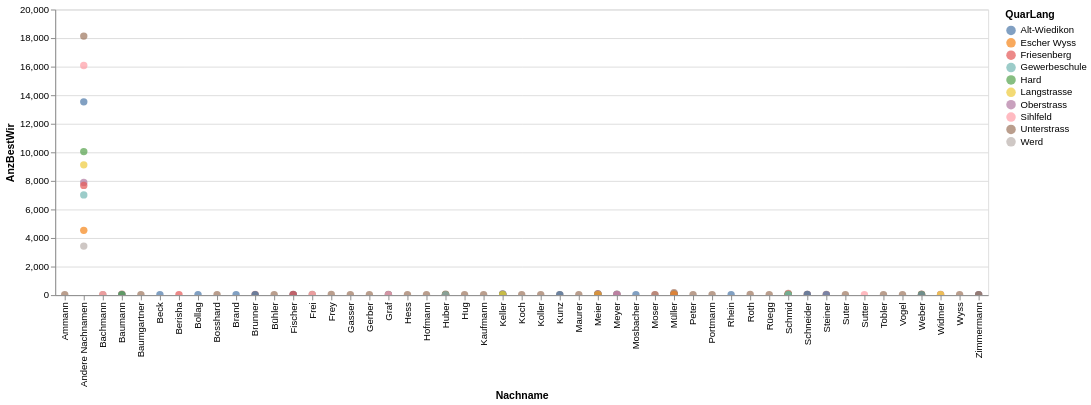

Notebook code for this chart:
### Code cell
alt.Chart(myGraphic).mark_circle(size=60).encode(
    x='Nachname',
    y='AnzBestWir',
    color='QuarLang',
    tooltip=['QuarLang','Nachname','AnzBestWir']
).interactive() # this makes the axes interactive: now you can zoom & pan

### Figure 1 — Vega-Lite specification as saved in the notebook (floating-point values rounded to 4 significant figures)
{"config": {"view": {"continuousWidth": 300, "continuousHeight": 300}}, "data": {"name": "data-4112f199067963a5c565e2c52c549623"}, "mark": {"type": "circle", "size": 60}, "encoding": {"color": {"field": "QuarLang", "type": "nominal"}, "tooltip": [{"field": "QuarLang", "type": "nominal"}, {"field": "Nachname", "type": "nominal"}, {"field": "AnzBestWir", "type": "quantitative"}], "x": {"field": "Nachname", "type": "nominal"}, "y": {"field": "AnzBestWir", "type": "quantitative"}}, "params": [{"name": "param_3", "select": {"type": "interval", "encodings": ["x", "y"]}, "bind": "scales"}], "$schema": "https://vega.github.io/schema/vega-lite/v5.8.0.json", "datasets": {"data-4112f199067963a5c565e2c52c549623": [{"StichtagDatJahr": 2022, "Nachname": "Andere Nachnamen", "KreisSort": 6, "KreisLang": "Kreis 6", "QuarSort": 61, "QuarLang": "Unterstrass", "AnzBestWir": 18139, "FirstLetter": "A", "SecondLetter": "n", "FirstTwoLetters": "An"}, {"StichtagDatJahr": 2022, "Nachname": "Andere Nachnamen", "KreisSort": 3, "KreisLang": "Kreis 3", "QuarSort": 34, "QuarLang": "Sihlfeld", "AnzBestWir": 16078, "FirstLetter": "A", "SecondLetter": "n", "FirstTwoLetters": "An"}, {"StichtagDatJahr": 2022, "Nachname": "Andere Nachnamen", "KreisSort": 3, "KreisLang": "Kreis 3", "QuarSort": 31, "QuarLang": "Alt-Wiedikon", "AnzBestWir": 13534, "FirstLetter": "A", "SecondLetter": "n", "FirstTwoLetters": "An"}, {"StichtagDatJahr": 2022, "Nachname": "Andere Nachnamen", "KreisSort": 4, "KreisLang": "Kreis 4", "QuarSort": 44, "QuarLang": "Hard", "AnzBestWir": 10050, "FirstLetter": "A", "SecondLetter": "n", "FirstTwoLetters": "An"}, {"StichtagDatJahr": 2022, "Nachname": "Andere Nachnamen", "KreisSort": 4, "KreisLang": "Kreis 4", "QuarSort": 42, "QuarLang": "Langstrasse", "AnzBestWir": 9125, "FirstLetter": "A", "SecondLetter": "n", "FirstTwoLetters": "An"}, {"StichtagDatJahr": 2022, "Nachname": "Andere Nachnamen", "KreisSort": 6, "KreisLang": "Kreis 6", "QuarSort": 63, "QuarLang": "Oberstrass", "AnzBestWir": 7894, "FirstLetter": "A", "SecondLetter": "n", "FirstTwoLetters": "An"}, {"StichtagDatJahr": 2022, "Nachname": "Andere Nachnamen", "KreisSort": 3, "KreisLang": "Kreis 3", "QuarSort": 33, "QuarLang": "Friesenberg", "AnzBestWir": 7684, "FirstLetter": "A", "SecondLetter": "n", "FirstTwoLetters": "An"}, {"StichtagDatJahr": 2022, "Nachname": "Andere Nachnamen", "KreisSort": 5, "KreisLang": "Kreis 5", "QuarSort": 51, "QuarLang": "Gewerbeschule", "AnzBestWir": 7019, "FirstLetter": "A", "SecondLetter": "n", "FirstTwoLetters": "An"}, {"StichtagDatJahr": 2022, "Nachname": "Andere Nachnamen", "KreisSort": 5, "KreisLang": "Kreis 5", "QuarSort": 52, "QuarLang": "Escher Wyss", "AnzBestWir": 4535, "FirstLetter": "A", "SecondLetter": "n", "FirstTwoLetters": "An"}, {"StichtagDatJahr": 2022, "Nachname": "Andere Nachnamen", "KreisSort": 4, "KreisLang": "Kreis 4", "QuarSort": 41, "QuarLang": "Werd", "AnzBestWir": 3432, "FirstLetter": "A", "SecondLetter": "n", "FirstTwoLetters": "An"}, {"StichtagDatJahr": 2022, "Nachname": "Müller", "KreisSort": 6, "KreisLang": "Kreis 6", "QuarSort": 61, "QuarLang": "Unterstrass", "AnzBestWir": 165, "FirstLetter": "M", "SecondLetter": "ü", "FirstTwoLetters": "Mü"}, {"StichtagDatJahr": 2022, "Nachname": "Müller", "KreisSort": 3, "KreisLang": "Kreis 3", "QuarSort": 34, "QuarLang": "Sihlfeld", "AnzBestWir": 123, "FirstLetter": "M", "SecondLetter": "ü", "FirstTwoLetters": "Mü"}, {"StichtagDatJahr": 2022, "Nachname": "Schmid", "KreisSort": 6, "KreisLang": "Kreis 6", "QuarSort": 61, "QuarLang": "Unterstrass", "AnzBestWir": 114, "FirstLetter": "S", "SecondLetter": "c", "FirstTwoLetters": "Sc"}, {"StichtagDatJahr": 2022, "Nachname": "Meier", "KreisSort": 6, "KreisLang": "Kreis 6", "QuarSort": 61, "QuarLang": "Unterstrass", "AnzBestWir": 103, "FirstLetter": "M", "SecondLetter": "e", "FirstTwoLetters": "Me"}, {"StichtagDatJahr": 2022, "Nachname": "Schmid", "KreisSort": 3, "KreisLang": "Kreis 3", "QuarSort": 34, "QuarLang": "Sihlfeld", "AnzBestWir": 86, "FirstLetter": "S", "SecondLetter": "c", "FirstTwoLetters": "Sc"}, {"StichtagDatJahr": 2022, "Nachname": "Keller", "KreisSort": 6, "KreisLang": "Kreis 6", "QuarSort": 61, "QuarLang": "Unterstrass", "AnzBestWir": 86, "FirstLetter": "K", "SecondLetter": "e", "FirstTwoLetters": "Ke"}, {"StichtagDatJahr": 2022, "Nachname": "Müller", "KreisSort": 3, "KreisLang": "Kreis 3", "QuarSort": 31, "QuarLang": "Alt-Wiedikon", "AnzBestWir": 85, "FirstLetter": "M", "SecondLetter": "ü", "FirstTwoLetters": "Mü"}, {"StichtagDatJahr": 2022, "Nachname": "Müller", "KreisSort": 4, "KreisLang": "Kreis 4", "QuarSort": 42, "QuarLang": "Langstrasse", "AnzBestWir": 80, "FirstLetter": "M", "SecondLetter": "ü", "FirstTwoLetters": "Mü"}, {"StichtagDatJahr": 2022, "Nachname": "Meier", "KreisSort": 3, "KreisLang": "Kreis 3", "QuarSort": 34, "QuarLang": "Sihlfeld", "AnzBestWir": 76, "FirstLetter": "M", "SecondLetter": "e", "FirstTwoLetters": "Me"}, {"StichtagDatJahr": 2022, "Nachname": "Meier", "KreisSort": 3, "KreisLang": "Kreis 3", "QuarSort": 31, "QuarLang": "Alt-Wiedikon", "AnzBestWir": 74, "FirstLetter": "M", "SecondLetter": "e", "FirstTwoLetters": "Me"}, {"StichtagDatJahr": 2022, "Nachname": "Müller", "KreisSort": 5, "KreisLang": "Kreis 5", "QuarSort": 51, "QuarLang": "Gewerbeschule", "AnzBestWir": 72, "FirstLetter": "M", "SecondLetter": "ü", "FirstTwoLetters": "Mü"}, {"StichtagDatJahr": 2022, "Nachname": "Huber", "KreisSort": 6, "KreisLang": "Kreis 6", "QuarSort": 61, "QuarLang": "Unterstrass", "AnzBestWir": 67, "FirstLetter": "H", "SecondLetter": "u", "FirstTwoLetters": "Hu"}, {"StichtagDatJahr": 2022, "Nachname": "Müller", "KreisSort": 3, "KreisLang": "Kreis 3", "QuarSort": 33, "QuarLang": "Friesenberg", "AnzBestWir": 65, "FirstLetter": "M", "SecondLetter": "ü", "FirstTwoLetters": "Mü"}, {"StichtagDatJahr": 2022, "Nachname": "Müller", "KreisSort": 4, "KreisLang": "Kreis 4", "QuarSort": 44, "QuarLang": "Hard", "AnzBestWir": 65, "FirstLetter": "M", "SecondLetter": "ü", "FirstTwoLetters": "Mü"}, {"StichtagDatJahr": 2022, "Nachname": "Müller", "KreisSort": 6, "KreisLang": "Kreis 6", "QuarSort": 63, "QuarLang": "Oberstrass", "AnzBestWir": 63, "FirstLetter": "M", "SecondLetter": "ü", "FirstTwoLetters": "Mü"}, {"StichtagDatJahr": 2022, "Nachname": "Meyer", "KreisSort": 6, "KreisLang": "Kreis 6", "QuarSort": 61, "QuarLang": "Unterstrass", "AnzBestWir": 62, "FirstLetter": "M", "SecondLetter": "e", "FirstTwoLetters": "Me"}, {"StichtagDatJahr": 2022, "Nachname": "Weber", "KreisSort": 3, "KreisLang": "Kreis 3", "QuarSort": 34, "QuarLang": "Sihlfeld", "AnzBestWir": 62, "FirstLetter": "W", "SecondLetter": "e", "FirstTwoLetters": "We"}, {"StichtagDatJahr": 2022, "Nachname": "Keller", "KreisSort": 3, "KreisLang": "Kreis 3", "QuarSort": 31, "QuarLang": "Alt-Wiedikon", "AnzBestWir": 59, "FirstLetter": "K", "SecondLetter": "e", "FirstTwoLetters": "Ke"}, {"StichtagDatJahr": 2022, "Nachname": "Baumann", "KreisSort": 6, "KreisLang": "Kreis 6", "QuarSort": 61, "QuarLang": "Unterstrass", "AnzBestWir": 58, "FirstLetter": "B", "SecondLetter": "a", "FirstTwoLetters": "Ba"}, {"StichtagDatJahr": 2022, "Nachname": "Weber", "KreisSort": 6, "KreisLang": "Kreis 6", "QuarSort": 61, "QuarLang": "Unterstrass", "AnzBestWir": 56, "FirstLetter": "W", "SecondLetter": "e", "FirstTwoLetters": "We"}, {"StichtagDatJahr": 2022, "Nachname": "Schmid", "KreisSort": 3, "KreisLang": "Kreis 3", "QuarSort": 33, "QuarLang": "Friesenberg", "AnzBestWir": 55, "FirstLetter": "S", "SecondLetter": "c", "FirstTwoLetters": "Sc"}, {"StichtagDatJahr": 2022, "Nachname": "Schmid", "KreisSort": 3, "KreisLang": "Kreis 3", "QuarSort": 31, "QuarLang": "Alt-Wiedikon", "AnzBestWir": 55, "FirstLetter": "S", "SecondLetter": "c", "FirstTwoLetters": "Sc"}, {"StichtagDatJahr": 2022, "Nachname": "Keller", "KreisSort": 3, "KreisLang": "Kreis 3", "QuarSort": 34, "QuarLang": "Sihlfeld", "AnzBestWir": 53, "FirstLetter": "K", "SecondLetter": "e", "FirstTwoLetters": "Ke"}, {"StichtagDatJahr": 2022, "Nachname": "Müller", "KreisSort": 5, "KreisLang": "Kreis 5", "QuarSort": 52, "QuarLang": "Escher Wyss", "AnzBestWir": 50, "FirstLetter": "M", "SecondLetter": "ü", "FirstTwoLetters": "Mü"}, {"StichtagDatJahr": 2022, "Nachname": "Schneider", "KreisSort": 3, "KreisLang": "Kreis 3", "QuarSort": 34, "QuarLang": "Sihlfeld", "AnzBestWir": 48, "FirstLetter": "S", "SecondLetter": "c", "FirstTwoLetters": "Sc"}, {"StichtagDatJahr": 2022, "Nachname": "Fischer", "KreisSort": 3, "KreisLang": "Kreis 3", "QuarSort": 34, "QuarLang": "Sihlfeld", "AnzBestWir": 48, "FirstLetter": "F", "SecondLetter": "i", "FirstTwoLetters": "Fi"}, {"StichtagDatJahr": 2022, "Nachname": "Fischer", "KreisSort": 6, "KreisLang": "Kreis 6", "QuarSort": 61, "QuarLang": "Unterstrass", "AnzBestWir": 47, "FirstLetter": "F", "SecondLetter": "i", "FirstTwoLetters": "Fi"}, {"StichtagDatJahr": 2022, "Nachname": "Meier", "KreisSort": 4, "KreisLang": "Kreis 4", "QuarSort": 44, "QuarLang": "Hard", "AnzBestWir": 47, "FirstLetter": "M", "SecondLetter": "e", "FirstTwoLetters": "Me"}, {"StichtagDatJahr": 2022, "Nachname": "Roth", "KreisSort": 6, "KreisLang": "Kreis 6", "QuarSort": 61, "QuarLang": "Unterstrass", "AnzBestWir": 47, "FirstLetter": "R", "SecondLetter": "o", "FirstTwoLetters": "Ro"}, {"StichtagDatJahr": 2022, "Nachname": "Schmid", "KreisSort": 6, "KreisLang": "Kreis 6", "QuarSort": 63, "QuarLang": "Oberstrass", "AnzBestWir": 46, "FirstLetter": "S", "SecondLetter": "c", "FirstTwoLetters": "Sc"}, {"StichtagDatJahr": 2022, "Nachname": "Graf", "KreisSort": 6, "KreisLang": "Kreis 6", "QuarSort": 61, "QuarLang": "Unterstrass", "AnzBestWir": 45, "FirstLetter": "G", "SecondLetter": "r", "FirstTwoLetters": "Gr"}, {"StichtagDatJahr": 2022, "Nachname": "Frei", "KreisSort": 6, "KreisLang": "Kreis 6", "QuarSort": 61, "QuarLang": "Unterstrass", "AnzBestWir": 45, "FirstLetter": "F", "SecondLetter": "r", "FirstTwoLetters": "Fr"}, {"StichtagDatJahr": 2022, "Nachname": "Schneider", "KreisSort": 6, "KreisLang": "Kreis 6", "QuarSort": 61, "QuarLang": "Unterstrass", "AnzBestWir": 45, "FirstLetter": "S", "SecondLetter": "c", "FirstTwoLetters": "Sc"}, {"StichtagDatJahr": 2022, "Nachname": "Frey", "KreisSort": 6, "KreisLang": "Kreis 6", "QuarSort": 61, "QuarLang": "Unterstrass", "AnzBestWir": 43, "FirstLetter": "F", "SecondLetter": "r", "FirstTwoLetters": "Fr"}, {"StichtagDatJahr": 2022, "Nachname": "Widmer", "KreisSort": 6, "KreisLang": "Kreis 6", "QuarSort": 61, "QuarLang": "Unterstrass", "AnzBestWir": 43, "FirstLetter": "W", "SecondLetter": "i", "FirstTwoLetters": "Wi"}, {"StichtagDatJahr": 2022, "Nachname": "Schmid", "KreisSort": 5, "KreisLang": "Kreis 5", "QuarSort": 52, "QuarLang": "Escher Wyss", "AnzBestWir": 42, "FirstLetter": "S", "SecondLetter": "c", "FirstTwoLetters": "Sc"}, {"StichtagDatJahr": 2022, "Nachname": "Weber", "KreisSort": 6, "KreisLang": "Kreis 6", "QuarSort": 63, "QuarLang": "Oberstrass", "AnzBestWir": 42, "FirstLetter": "W", "SecondLetter": "e", "FirstTwoLetters": "We"}, {"StichtagDatJahr": 2022, "Nachname": "Baumann", "KreisSort": 3, "KreisLang": "Kreis 3", "QuarSort": 34, "QuarLang": "Sihlfeld", "AnzBestWir": 42, "FirstLetter": "B", "SecondLetter": "a", "FirstTwoLetters": "Ba"}, {"StichtagDatJahr": 2022, "Nachname": "Weber", "KreisSort": 4, "KreisLang": "Kreis 4", "QuarSort": 44, "QuarLang": "Hard", "AnzBestWir": 42, "FirstLetter": "W", "SecondLetter": "e", "FirstTwoLetters": "We"}, {"StichtagDatJahr": 2022, "Nachname": "Meyer", "KreisSort": 3, "KreisLang": "Kreis 3", "QuarSort": 31, "QuarLang": "Alt-Wiedikon", "AnzBestWir": 42, "FirstLetter": "M", "SecondLetter": "e", "FirstTwoLetters": "Me"}, {"StichtagDatJahr": 2022, "Nachname": "Schneider", "KreisSort": 3, "KreisLang": "Kreis 3", "QuarSort": 31, "QuarLang": "Alt-Wiedikon", "AnzBestWir": 41, "FirstLetter": "S", "SecondLetter": "c", "FirstTwoLetters": "Sc"}, {"StichtagDatJahr": 2022, "Nachname": "Meier", "KreisSort": 3, "KreisLang": "Kreis 3", "QuarSort": 33, "QuarLang": "Friesenberg", "AnzBestWir": 41, "FirstLetter": "M", "SecondLetter": "e", "FirstTwoLetters": "Me"}, {"StichtagDatJahr": 2022, "Nachname": "Steiner", "KreisSort": 6, "KreisLang": "Kreis 6", "QuarSort": 61, "QuarLang": "Unterstrass", "AnzBestWir": 41, "FirstLetter": "S", "SecondLetter": "t", "FirstTwoLetters": "St"}, {"StichtagDatJahr": 2022, "Nachname": "Brunner", "KreisSort": 3, "KreisLang": "Kreis 3", "QuarSort": 34, "QuarLang": "Sihlfeld", "AnzBestWir": 40, "FirstLetter": "B", "SecondLetter": "r", "FirstTwoLetters": "Br"}, {"StichtagDatJahr": 2022, "Nachname": "Meier", "KreisSort": 6, "KreisLang": "Kreis 6", "QuarSort": 63, "QuarLang": "Oberstrass", "AnzBestWir": 40, "FirstLetter": "M", "SecondLetter": "e", "FirstTwoLetters": "Me"}, {"StichtagDatJahr": 2022, "Nachname": "Baumgartner", "KreisSort": 6, "KreisLang": "Kreis 6", "QuarSort": 61, "QuarLang": "Unterstrass", "AnzBestWir": 39, "FirstLetter": "B", "SecondLetter": "a", "FirstTwoLetters": "Ba"}, {"StichtagDatJahr": 2022, "Nachname": "Weber", "KreisSort": 4, "KreisLang": "Kreis 4", "QuarSort": 42, "QuarLang": "Langstrasse", "AnzBestWir": 39, "FirstLetter": "W", "SecondLetter": "e", "FirstTwoLetters": "We"}, {"StichtagDatJahr": 2022, "Nachname": "Fischer", "KreisSort": 3, "KreisLang": "Kreis 3", "QuarSort": 31, "QuarLang": "Alt-Wiedikon", "AnzBestWir": 39, "FirstLetter": "F", "SecondLetter": "i", "FirstTwoLetters": "Fi"}, {"StichtagDatJahr": 2022, "Nachname": "Meyer", "KreisSort": 3, "KreisLang": "Kreis 3", "QuarSort": 34, "QuarLang": "Sihlfeld", "AnzBestWir": 38, "FirstLetter": "M", "SecondLetter": "e", "FirstTwoLetters": "Me"}, {"StichtagDatJahr": 2022, "Nachname": "Meier", "KreisSort": 4, "KreisLang": "Kreis 4", "QuarSort": 42, "QuarLang": "Langstrasse", "AnzBestWir": 38, "FirstLetter": "M", "SecondLetter": "e", "FirstTwoLetters": "Me"}, {"StichtagDatJahr": 2022, "Nachname": "Bühler", "KreisSort": 6, "KreisLang": "Kreis 6", "QuarSort": 61, "QuarLang": "Unterstrass", "AnzBestWir": 38, "FirstLetter": "B", "SecondLetter": "ü", "FirstTwoLetters": "Bü"}, {"StichtagDatJahr": 2022, "Nachname": "Vogel", "KreisSort": 6, "KreisLang": "Kreis 6", "QuarSort": 61, "QuarLang": "Unterstrass", "AnzBestWir": 37, "FirstLetter": "V", "SecondLetter": "o", "FirstTwoLetters": "Vo"}, {"StichtagDatJahr": 2022, "Nachname": "Zimmermann", "KreisSort": 3, "KreisLang": "Kreis 3", "QuarSort": 34, "QuarLang": "Sihlfeld", "AnzBestWir": 37, "FirstLetter": "Z", "SecondLetter": "i", "FirstTwoLetters": "Zi"}, {"StichtagDatJahr": 2022, "Nachname": "Huber", "KreisSort": 3, "KreisLang": "Kreis 3", "QuarSort": 34, "QuarLang": "Sihlfeld", "AnzBestWir": 37, "FirstLetter": "H", "SecondLetter": "u", "FirstTwoLetters": "Hu"}, {"StichtagDatJahr": 2022, "Nachname": "Huber", "KreisSort": 3, "KreisLang": "Kreis 3", "QuarSort": 31, "QuarLang": "Alt-Wiedikon", "AnzBestWir": 37, "FirstLetter": "H", "SecondLetter": "u", "FirstTwoLetters": "Hu"}, {"StichtagDatJahr": 2022, "Nachname": "Bollag", "KreisSort": 3, "KreisLang": "Kreis 3", "QuarSort": 31, "QuarLang": "Alt-Wiedikon", "AnzBestWir": 37, "FirstLetter": "B", "SecondLetter": "o", "FirstTwoLetters": "Bo"}, {"StichtagDatJahr": 2022, "Nachname": "Kaufmann", "KreisSort": 6, "KreisLang": "Kreis 6", "QuarSort": 61, "QuarLang": "Unterstrass", "AnzBestWir": 36, "FirstLetter": "K", "SecondLetter": "a", "FirstTwoLetters": "Ka"}, {"StichtagDatJahr": 2022, "Nachname": "Steiner", "KreisSort": 3, "KreisLang": "Kreis 3", "QuarSort": 34, "QuarLang": "Sihlfeld", "AnzBestWir": 36, "FirstLetter": "S", "SecondLetter": "t", "FirstTwoLetters": "St"}, {"StichtagDatJahr": 2022, "Nachname": "Schmid", "KreisSort": 4, "KreisLang": "Kreis 4", "QuarSort": 44, "QuarLang": "Hard", "AnzBestWir": 35, "FirstLetter": "S", "SecondLetter": "c", "FirstTwoLetters": "Sc"}, {"StichtagDatJahr": 2022, "Nachname": "Frei", "KreisSort": 3, "KreisLang": "Kreis 3", "QuarSort": 34, "QuarLang": "Sihlfeld", "AnzBestWir": 35, "FirstLetter": "F", "SecondLetter": "r", "FirstTwoLetters": "Fr"}, {"StichtagDatJahr": 2022, "Nachname": "Graf", "KreisSort": 3, "KreisLang": "Kreis 3", "QuarSort": 31, "QuarLang": "Alt-Wiedikon", "AnzBestWir": 35, "FirstLetter": "G", "SecondLetter": "r", "FirstTwoLetters": "Gr"}, {"StichtagDatJahr": 2022, "Nachname": "Peter", "KreisSort": 6, "KreisLang": "Kreis 6", "QuarSort": 61, "QuarLang": "Unterstrass", "AnzBestWir": 34, "FirstLetter": "P", "SecondLetter": "e", "FirstTwoLetters": "Pe"}, {"StichtagDatJahr": 2022, "Nachname": "Meier", "KreisSort": 5, "KreisLang": "Kreis 5", "QuarSort": 51, "QuarLang": "Gewerbeschule", "AnzBestWir": 34, "FirstLetter": "M", "SecondLetter": "e", "FirstTwoLetters": "Me"}, {"StichtagDatJahr": 2022, "Nachname": "Schmid", "KreisSort": 5, "KreisLang": "Kreis 5", "QuarSort": 51, "QuarLang": "Gewerbeschule", "AnzBestWir": 34, "FirstLetter": "S", "SecondLetter": "c", "FirstTwoLetters": "Sc"}, {"StichtagDatJahr": 2022, "Nachname": "Meyer", "KreisSort": 6, "KreisLang": "Kreis 6", "QuarSort": 63, "QuarLang": "Oberstrass", "AnzBestWir": 34, "FirstLetter": "M", "SecondLetter": "e", "FirstTwoLetters": "Me"}, {"StichtagDatJahr": 2022, "Nachname": "Zimmermann", "KreisSort": 3, "KreisLang": "Kreis 3", "QuarSort": 31, "QuarLang": "Alt-Wiedikon", "AnzBestWir": 34, "FirstLetter": "Z", "SecondLetter": "i", "FirstTwoLetters": "Zi"}, {"StichtagDatJahr": 2022, "Nachname": "Keller", "KreisSort": 3, "KreisLang": "Kreis 3", "QuarSort": 33, "QuarLang": "Friesenberg", "AnzBestWir": 34, "FirstLetter": "K", "SecondLetter": "e", "FirstTwoLetters": "Ke"}, {"StichtagDatJahr": 2022, "Nachname": "Huber", "KreisSort": 6, "KreisLang": "Kreis 6", "QuarSort": 63, "QuarLang": "Oberstrass", "AnzBestWir": 34, "FirstLetter": "H", "SecondLetter": "u", "FirstTwoLetters": "Hu"}, {"StichtagDatJahr": 2022, "Nachname": "Mosbacher", "KreisSort": 3, "KreisLang": "Kreis 3", "QuarSort": 31, "QuarLang": "Alt-Wiedikon", "AnzBestWir": 33, "FirstLetter": "M", "SecondLetter": "o", "FirstTwoLetters": "Mo"}, {"StichtagDatJahr": 2022, "Nachname": "Weber", "KreisSort": 3, "KreisLang": "Kreis 3", "QuarSort": 31, "QuarLang": "Alt-Wiedikon", "AnzBestWir": 33, "FirstLetter": "W", "SecondLetter": "e", "FirstTwoLetters": "We"}, {"StichtagDatJahr": 2022, "Nachname": "Kunz", "KreisSort": 6, "KreisLang": "Kreis 6", "QuarSort": 61, "QuarLang": "Unterstrass", "AnzBestWir": 33, "FirstLetter": "K", "SecondLetter": "u", "FirstTwoLetters": "Ku"}, {"StichtagDatJahr": 2022, "Nachname": "Koller", "KreisSort": 6, "KreisLang": "Kreis 6", "QuarSort": 61, "QuarLang": "Unterstrass", "AnzBestWir": 32, "FirstLetter": "K", "SecondLetter": "o", "FirstTwoLetters": "Ko"}, {"StichtagDatJahr": 2022, "Nachname": "Keller", "KreisSort": 5, "KreisLang": "Kreis 5", "QuarSort": 51, "QuarLang": "Gewerbeschule", "AnzBestWir": 32, "FirstLetter": "K", "SecondLetter": "e", "FirstTwoLetters": "Ke"}, {"StichtagDatJahr": 2022, "Nachname": "Brunner", "KreisSort": 6, "KreisLang": "Kreis 6", "QuarSort": 61, "QuarLang": "Unterstrass", "AnzBestWir": 32, "FirstLetter": "B", "SecondLetter": "r", "FirstTwoLetters": "Br"}, {"StichtagDatJahr": 2022, "Nachname": "Keller", "KreisSort": 6, "KreisLang": "Kreis 6", "QuarSort": 63, "QuarLang": "Oberstrass", "AnzBestWir": 32, "FirstLetter": "K", "SecondLetter": "e", "FirstTwoLetters": "Ke"}, {"StichtagDatJahr": 2022, "Nachname": "Bosshard", "KreisSort": 6, "KreisLang": "Kreis 6", "QuarSort": 61, "QuarLang": "Unterstrass", "AnzBestWir": 32, "FirstLetter": "B", "SecondLetter": "o", "FirstTwoLetters": "Bo"}, {"StichtagDatJahr": 2022, "Nachname": "Baumann", "KreisSort": 3, "KreisLang": "Kreis 3", "QuarSort": 31, "QuarLang": "Alt-Wiedikon", "AnzBestWir": 32, "FirstLetter": "B", "SecondLetter": "a", "FirstTwoLetters": "Ba"}, {"StichtagDatJahr": 2022, "Nachname": "Huber", "KreisSort": 4, "KreisLang": "Kreis 4", "QuarSort": 42, "QuarLang": "Langstrasse", "AnzBestWir": 32, "FirstLetter": "H", "SecondLetter": "u", "FirstTwoLetters": "Hu"}, {"StichtagDatJahr": 2022, "Nachname": "Zimmermann", "KreisSort": 6, "KreisLang": "Kreis 6", "QuarSort": 61, "QuarLang": "Unterstrass", "AnzBestWir": 31, "FirstLetter": "Z", "SecondLetter": "i", "FirstTwoLetters": "Zi"}, {"StichtagDatJahr": 2022, "Nachname": "Moser", "KreisSort": 3, "KreisLang": "Kreis 3", "QuarSort": 34, "QuarLang": "Sihlfeld", "AnzBestWir": 31, "FirstLetter": "M", "SecondLetter": "o", "FirstTwoLetters": "Mo"}, {"StichtagDatJahr": 2022, "Nachname": "Hess", "KreisSort": 6, "KreisLang": "Kreis 6", "QuarSort": 61, "QuarLang": "Unterstrass", "AnzBestWir": 31, "FirstLetter": "H", "SecondLetter": "e", "FirstTwoLetters": "He"}, {"StichtagDatJahr": 2022, "Nachname": "Koch", "KreisSort": 6, "KreisLang": "Kreis 6", "QuarSort": 61, "QuarLang": "Unterstrass", "AnzBestWir": 31, "FirstLetter": "K", "SecondLetter": "o", "FirstTwoLetters": "Ko"}, {"StichtagDatJahr": 2022, "Nachname": "Hofmann", "KreisSort": 6, "KreisLang": "Kreis 6", "QuarSort": 61, "QuarLang": "Unterstrass", "AnzBestWir": 30, "FirstLetter": "H", "SecondLetter": "o", "FirstTwoLetters": "Ho"}, {"StichtagDatJahr": 2022, "Nachname": "Beck", "KreisSort": 3, "KreisLang": "Kreis 3", "QuarSort": 31, "QuarLang": "Alt-Wiedikon", "AnzBestWir": 30, "FirstLetter": "B", "SecondLetter": "e", "FirstTwoLetters": "Be"}, {"StichtagDatJahr": 2022, "Nachname": "Keller", "KreisSort": 4, "KreisLang": "Kreis 4", "QuarSort": 44, "QuarLang": "Hard", "AnzBestWir": 30, "FirstLetter": "K", "SecondLetter": "e", "FirstTwoLetters": "Ke"}, {"StichtagDatJahr": 2022, "Nachname": "Keller", "KreisSort": 4, "KreisLang": "Kreis 4", "QuarSort": 42, "QuarLang": "Langstrasse", "AnzBestWir": 30, "FirstLetter": "K", "SecondLetter": "e", "FirstTwoLetters": "Ke"}, {"StichtagDatJahr": 2022, "Nachname": "Rüegg", "KreisSort": 6, "KreisLang": "Kreis 6", "QuarSort": 61, "QuarLang": "Unterstrass", "AnzBestWir": 29, "FirstLetter": "R", "SecondLetter": "ü", "FirstTwoLetters": "Rü"}, {"StichtagDatJahr": 2022, "Nachname": "Moser", "KreisSort": 6, "KreisLang": "Kreis 6", "QuarSort": 61, "QuarLang": "Unterstrass", "AnzBestWir": 29, "FirstLetter": "M", "SecondLetter": "o", "FirstTwoLetters": "Mo"}, {"StichtagDatJahr": 2022, "Nachname": "Suter", "KreisSort": 6, "KreisLang": "Kreis 6", "QuarSort": 61, "QuarLang": "Unterstrass", "AnzBestWir": 29, "FirstLetter": "S", "SecondLetter": "u", "FirstTwoLetters": "Su"}, {"StichtagDatJahr": 2022, "Nachname": "Tobler", "KreisSort": 6, "KreisLang": "Kreis 6", "QuarSort": 61, "QuarLang": "Unterstrass", "AnzBestWir": 29, "FirstLetter": "T", "SecondLetter": "o", "FirstTwoLetters": "To"}, {"StichtagDatJahr": 2022, "Nachname": "Sutter", "KreisSort": 3, "KreisLang": "Kreis 3", "QuarSort": 34, "QuarLang": "Sihlfeld", "AnzBestWir": 29, "FirstLetter": "S", "SecondLetter": "u", "FirstTwoLetters": "Su"}, {"StichtagDatJahr": 2022, "Nachname": "Gasser", "KreisSort": 6, "KreisLang": "Kreis 6", "QuarSort": 61, "QuarLang": "Unterstrass", "AnzBestWir": 28, "FirstLetter": "G", "SecondLetter": "a", "FirstTwoLetters": "Ga"}, {"StichtagDatJahr": 2022, "Nachname": "Widmer", "KreisSort": 3, "KreisLang": "Kreis 3", "QuarSort": 34, "QuarLang": "Sihlfeld", "AnzBestWir": 28, "FirstLetter": "W", "SecondLetter": "i", "FirstTwoLetters": "Wi"}, {"StichtagDatJahr": 2022, "Nachname": "Fischer", "KreisSort": 3, "KreisLang": "Kreis 3", "QuarSort": 33, "QuarLang": "Friesenberg", "AnzBestWir": 28, "FirstLetter": "F", "SecondLetter": "i", "FirstTwoLetters": "Fi"}, {"StichtagDatJahr": 2022, "Nachname": "Brand", "KreisSort": 3, "KreisLang": "Kreis 3", "QuarSort": 31, "QuarLang": "Alt-Wiedikon", "AnzBestWir": 28, "FirstLetter": "B", "SecondLetter": "r", "FirstTwoLetters": "Br"}, {"StichtagDatJahr": 2022, "Nachname": "Gerber", "KreisSort": 6, "KreisLang": "Kreis 6", "QuarSort": 61, "QuarLang": "Unterstrass", "AnzBestWir": 28, "FirstLetter": "G", "SecondLetter": "e", "FirstTwoLetters": "Ge"}, {"StichtagDatJahr": 2022, "Nachname": "Wyss", "KreisSort": 6, "KreisLang": "Kreis 6", "QuarSort": 61, "QuarLang": "Unterstrass", "AnzBestWir": 28, "FirstLetter": "W", "SecondLetter": "y", "FirstTwoLetters": "Wy"}, {"StichtagDatJahr": 2022, "Nachname": "Huber", "KreisSort": 4, "KreisLang": "Kreis 4", "QuarSort": 44, "QuarLang": "Hard", "AnzBestWir": 28, "FirstLetter": "H", "SecondLetter": "u", "FirstTwoLetters": "Hu"}, {"StichtagDatJahr": 2022, "Nachname": "Huber", "KreisSort": 3, "KreisLang": "Kreis 3", "QuarSort": 33, "QuarLang": "Friesenberg", "AnzBestWir": 27, "FirstLetter": "H", "SecondLetter": "u", "FirstTwoLetters": "Hu"}, {"StichtagDatJahr": 2022, "Nachname": "Ammann", "KreisSort": 6, "KreisLang": "Kreis 6", "QuarSort": 61, "QuarLang": "Unterstrass", "AnzBestWir": 27, "FirstLetter": "A", "SecondLetter": "m", "FirstTwoLetters": "Am"}, {"StichtagDatJahr": 2022, "Nachname": "Maurer", "KreisSort": 6, "KreisLang": "Kreis 6", "QuarSort": 61, "QuarLang": "Unterstrass", "AnzBestWir": 27, "FirstLetter": "M", "SecondLetter": "a", "FirstTwoLetters": "Ma"}, {"StichtagDatJahr": 2022, "Nachname": "Bachmann", "KreisSort": 6, "KreisLang": "Kreis 6", "QuarSort": 61, "QuarLang": "Unterstrass", "AnzBestWir": 27, "FirstLetter": "B", "SecondLetter": "a", "FirstTwoLetters": "Ba"}, {"StichtagDatJahr": 2022, "Nachname": "Steiner", "KreisSort": 3, "KreisLang": "Kreis 3", "QuarSort": 31, "QuarLang": "Alt-Wiedikon", "AnzBestWir": 27, "FirstLetter": "S", "SecondLetter": "t", "FirstTwoLetters": "St"}, {"StichtagDatJahr": 2022, "Nachname": "Rhein", "KreisSort": 3, "KreisLang": "Kreis 3", "QuarSort": 31, "QuarLang": "Alt-Wiedikon", "AnzBestWir": 27, "FirstLetter": "R", "SecondLetter": "h", "FirstTwoLetters": "Rh"}, {"StichtagDatJahr": 2022, "Nachname": "Kunz", "KreisSort": 3, "KreisLang": "Kreis 3", "QuarSort": 31, "QuarLang": "Alt-Wiedikon", "AnzBestWir": 27, "FirstLetter": "K", "SecondLetter": "u", "FirstTwoLetters": "Ku"}, {"StichtagDatJahr": 2022, "Nachname": "Berisha", "KreisSort": 3, "KreisLang": "Kreis 3", "QuarSort": 33, "QuarLang": "Friesenberg", "AnzBestWir": 26, "FirstLetter": "B", "SecondLetter": "e", "FirstTwoLetters": "Be"}, {"StichtagDatJahr": 2022, "Nachname": "Portmann", "KreisSort": 6, "KreisLang": "Kreis 6", "QuarSort": 61, "QuarLang": "Unterstrass", "AnzBestWir": 26, "FirstLetter": "P", "SecondLetter": "o", "FirstTwoLetters": "Po"}, {"StichtagDatJahr": 2022, "Nachname": "Hug", "KreisSort": 6, "KreisLang": "Kreis 6", "QuarSort": 61, "QuarLang": "Unterstrass", "AnzBestWir": 26, "FirstLetter": "H", "SecondLetter": "u", "FirstTwoLetters": "Hu"}, {"StichtagDatJahr": 2022, "Nachname": "Widmer", "KreisSort": 4, "KreisLang": "Kreis 4", "QuarSort": 42, "QuarLang": "Langstrasse", "AnzBestWir": 26, "FirstLetter": "W", "SecondLetter": "i", "FirstTwoLetters": "Wi"}, {"StichtagDatJahr": 2022, "Nachname": "Meier", "KreisSort": 5, "KreisLang": "Kreis 5", "QuarSort": 52, "QuarLang": "Escher Wyss", "AnzBestWir": 26, "FirstLetter": "M", "SecondLetter": "e", "FirstTwoLetters": "Me"}, {"StichtagDatJahr": 2022, "Nachname": "Bachmann", "KreisSort": 3, "KreisLang": "Kreis 3", "QuarSort": 34, "QuarLang": "Sihlfeld", "AnzBestWir": 26, "FirstLetter": "B", "SecondLetter": "a", "FirstTwoLetters": "Ba"}, {"StichtagDatJahr": 2022, "Nachname": "Graf", "KreisSort": 3, "KreisLang": "Kreis 3", "QuarSort": 34, "QuarLang": "Sihlfeld", "AnzBestWir": 26, "FirstLetter": "G", "SecondLetter": "r", "FirstTwoLetters": "Gr"}, {"StichtagDatJahr": 2022, "Nachname": "Huber", "KreisSort": 5, "KreisLang": "Kreis 5", "QuarSort": 51, "QuarLang": "Gewerbeschule", "AnzBestWir": 26, "FirstLetter": "H", "SecondLetter": "u", "FirstTwoLetters": "Hu"}, {"StichtagDatJahr": 2022, "Nachname": "Baumann", "KreisSort": 4, "KreisLang": "Kreis 4", "QuarSort": 44, "QuarLang": "Hard", "AnzBestWir": 26, "FirstLetter": "B", "SecondLetter": "a", "FirstTwoLetters": "Ba"}, {"StichtagDatJahr": 2022, "Nachname": "Brunner", "KreisSort": 3, "KreisLang": "Kreis 3", "QuarSort": 31, "QuarLang": "Alt-Wiedikon", "AnzBestWir": 26, "FirstLetter": "B", "SecondLetter": "r", "FirstTwoLetters": "Br"}]}}
